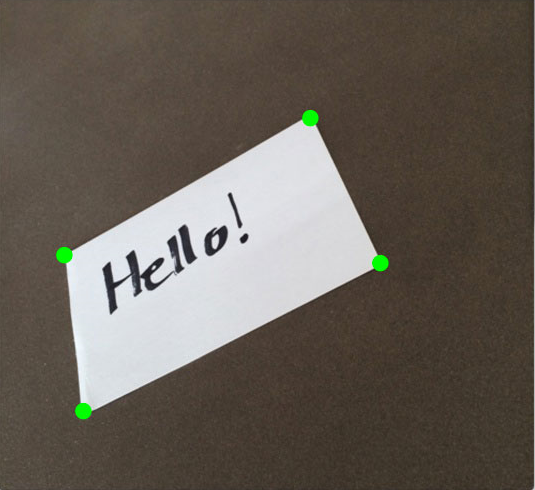
#> input picture perspective.png, 535 x 490 px
$ python perspective.py
#> lines starting #> are read from the running program, lines starting #| are printed output that depends on the picture
# import the necessary packages
import numpy as np
import cv2
import argparse

def order_points(pts):
	# initialzie a list of coordinates that will be ordered
	# such that the first entry in the list is the top-left,
	# the second entry is the top-right, the third is the
	# bottom-right, and the fourth is the bottom-left
	rect = np.zeros((4, 2), dtype = "float32")
	# the top-left point will have the smallest sum, whereas
	# the bottom-right point will have the largest sum
	s = pts.sum(axis = 1)
	rect[0] = pts[np.argmin(s)]
	rect[2] = pts[np.argmax(s)]
	# now, compute the difference between the points, the
	# top-right point will have the smallest difference,
	# whereas the bottom-left will have the largest difference
	diff = np.diff(pts, axis = 1)
	rect[1] = pts[np.argmin(diff)]
	rect[3] = pts[np.argmax(diff)]
	# return the ordered coordinates
	return rect

def four_point_transform(image, pts):
	# obtain a consistent order of the points and unpack them
	# individually
	rect = order_points(pts)
	(tl, tr, br, bl) = rect
	# compute the width of the new image, which will be the
	# maximum distance between bottom-right and bottom-left
	# x-coordiates or the top-right and top-left x-coordinates
	widthA = np.sqrt(((br[0] - bl[0]) ** 2) + ((br[1] - bl[1]) ** 2))
	widthB = np.sqrt(((tr[0] - tl[0]) ** 2) + ((tr[1] - tl[1]) ** 2))
	maxWidth = max(int(widthA), int(widthB))
	# compute the height of the new image, which will be the
	# maximum distance between the top-right and bottom-right
	# y-coordinates or the top-left and bottom-left y-coordinates
	heightA = np.sqrt(((tr[0] - br[0]) ** 2) + ((tr[1] - br[1]) ** 2))
	heightB = np.sqrt(((tl[0] - bl[0]) ** 2) + ((tl[1] - bl[1]) ** 2))
	maxHeight = max(int(heightA), int(heightB))
	# now that we have the dimensions of the new image, construct
	# the set of destination points to obtain a "birds eye view",
	# (i.e. top-down view) of the image, again specifying points
	# in the top-left, top-right, bottom-right, and bottom-left
	# order
	dst = np.array([
		[0, 0],
		[maxWidth - 1, 0],
		[maxWidth - 1, maxHeight - 1],
		[0, maxHeight - 1]], dtype = "float32")
	# compute the perspective transform matrix and then apply it
	M = cv2.getPerspectiveTransform(rect, dst)
	warped = cv2.warpPerspective(image, M, (maxWidth, maxHeight))
	# return the warped image
	return warped

# construct the argument parse and parse the arguments
ap = argparse.ArgumentParser()
args = vars(ap.parse_args())
# load the image and grab the source coordinates (i.e. the list of
# of (x, y) points)
# NOTE: using the 'eval' function is bad form, but for this example
# let's just roll with it -- in future posts I'll show you how to
# automatically determine the coordinates without pre-supplying them
image = cv2.imread("perspective.png")
#> image is the input picture: shape (490, 535, 3); mean B, G, R 86.3, 94.8, 102.4
pts = np.array([(65, 252), (308, 116), (383, 263), (86, 411)], dtype = "float32")
# apply the four point tranform to obtain a "birds eye view" of
# the image
warped = four_point_transform(image, pts)
#> in four_point_transform, `warped = cv2.warpPerspective(image, M, (maxWidth, maxHeight))`:
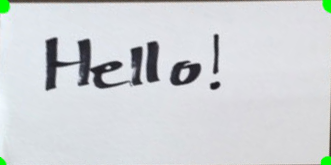
#> warped: shape (165, 331, 3); mean B, G, R 214.9, 212, 208.5
# show the original and warped images
cv2.imshow("Original", image)
cv2.imshow("Warped", warped)
cv2.waitKey(0)
